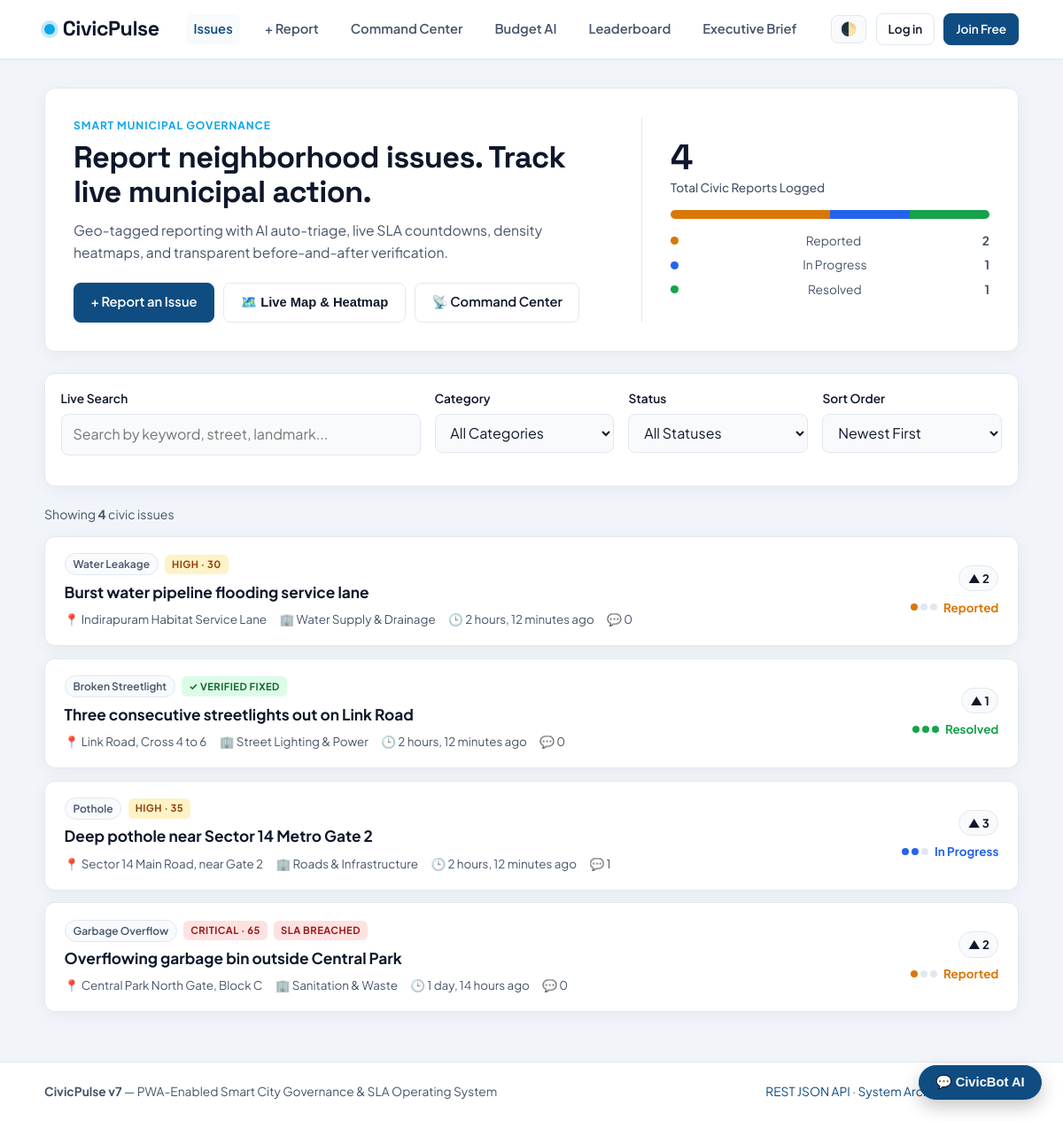
The page / on the database its author committed.
### issues/models.py (models this page shows, shortened)
class Issue(models.Model):
    STATUS_CHOICES = [
        ('reported', 'Reported'),
        ('in_progress', 'In Progress'),
        ('resolved', 'Resolved'),
    ]
    title = models.CharField(max_length=200)
    description = models.TextField()
    location = models.CharField(max_length=255)
    latitude = models.FloatField(null=True, blank=True)
    longitude = models.FloatField(null=True, blank=True)
    photo = models.ImageField(upload_to='issue_photos/', blank=True, null=True)
    resolution_photo = models.ImageField(upload_to='resolution_photos/', blank=True, null=True)
    category = models.ForeignKey(Category, on_delete=models.PROTECT, related_name='issues')
    department = models.ForeignKey(
        Department, on_delete=models.SET_NULL, null=True, blank=True, related_name='issues'
    )
    status = models.CharField(max_length=20, choices=STATUS_CHOICES, default='reported')
    reported_by = models.ForeignKey(User, on_delete=models.CASCADE, related_name='reported_issues')
    upvotes = models.ManyToManyField(User, blank=True, related_name='upvoted_issues')
    citizen_verified = models.BooleanField(default=False)
    created_at = models.DateTimeField(auto_now_add=True)
    due_at = models.DateTimeField(null=True, blank=True)
    resolved_at = models.DateTimeField(null=True, blank=True)
    class Meta:
        ordering = ['-created_at']
    def get_absolute_url(self):
        return reverse('issue_detail', kwargs={'pk': self.pk})
    @property
    def is_overdue(self):
        return bool(self.status != 'resolved' and self.due_at and timezone.now() > self.due_at)
    @property
    def priority_score(self):
        if self.status == 'resolved':
            return 0
        weight = self.category.severity_weight if self.category else 2
        score = (weight * 10) + (self.upvotes.count() * 5)
        if self.is_overdue:
            score += 35
        return score
    @property
    def priority_level(self):
        s = self.priority_score
        if s >= 50:
            return 'critical'
        if s >= 25:
            return 'high'
        return 'normal'

class Category(models.Model):
    name = models.CharField(max_length=80, unique=True)
    department = models.ForeignKey(
        Department, on_delete=models.SET_NULL, null=True, blank=True, related_name='categories'
    )
    sla_hours = models.PositiveIntegerField(default=72, help_text='Target resolution window in hours')
    severity_weight = models.PositiveIntegerField(default=2, help_text='Base urgency multiplier (1-5)')
    class Meta:
        verbose_name_plural = 'Categories'

class Department(models.Model):
    name = models.CharField(max_length=120, unique=True)
    contact_email = models.EmailField()
    officials = models.ManyToManyField(User, blank=True, related_name='departments')

### issues/views.py (the view)
# urls.py: path('', views.home, name='home'),
def home(request):
    base_qs = Issue.objects.select_related('category', 'department').annotate(
        comment_count=Count('comments', distinct=True),
        num_upvotes=Count('upvotes', distinct=True),
    )
    qs, selected, filtering = _filter_issues(request, base_qs)
    total_count = len(qs) if isinstance(qs, list) else qs.count()
    paginator = Paginator(qs, 10)
    page_obj = paginator.get_page(request.GET.get('page'))
    params = request.GET.copy()
    params.pop('page', None)
    context = {
        'page_obj': page_obj,
        'total': total_count,
        'filtering': filtering,
        'selected': selected,
        'categories': Category.objects.all(),
        'statuses': Issue.STATUS_CHOICES,
        'base_url': reverse('home'),
        'qs': params.urlencode(),
        'n_total': Issue.objects.count(),
        'n_reported': Issue.objects.filter(status='reported').count(),
        'n_progress': Issue.objects.filter(status='in_progress').count(),
        'n_resolved': Issue.objects.filter(status='resolved').count(),
    }
    return render(request, 'home.html', context)

### issues/context_processors.py (called while the page is built, shortened)
def nav_badges(request):
    broadcast_msg = cache.get('civicpulse_emergency_broadcast', '')
    if not request.user.is_authenticated:
        return {
            'is_official': False,
            'unread_notifications': [],
            'unread_count': 0,
            'emergency_broadcast': broadcast_msg,
        }

### templates/home.html (shortened to what this page needs)
{% extends "base.html" %}
{% block content %}
<section class="hero-card">
  <div class="hero-left">
    <span class="hero-eyebrow">SMART MUNICIPAL GOVERNANCE</span>
    <h1>Report neighborhood issues. Track live municipal action.</h1>
    <p>Geo-tagged reporting with AI auto-triage, live SLA countdowns, density heatmaps, and transparent before-and-after verification.</p>
    <div class="hero-actions">
      <a class="btn" href="{% url 'report_issue' %}">+ Report an Issue</a>
      <button type="button" class="btn btn--ghost" id="toggle-map-btn" data-geo-url="{% url 'issues_geojson' %}">🗺️ Live Map &amp; Heatmap</button>
      <a class="btn btn--ghost" href="{% url 'command_center' %}">📡 Command Center</a>
    </div>
  </div>
  <div class="hero-right">
    <div class="stat-headline">
      <span class="stat-big">{{ n_total }}</span>
      <span class="stat-sub">Total Civic Reports Logged</span>
    </div>
    <div class="progress-track" aria-hidden="true">
      {% if n_total %}
        <span class="prog-seg prog-seg--reported" style="width:{% widthratio n_reported n_total 100 %}%"></span>
        <span class="prog-seg prog-seg--in_progress" style="width:{% widthratio n_progress n_total 100 %}%"></span>
        <span class="prog-seg prog-seg--resolved" style="width:{% widthratio n_resolved n_total 100 %}%"></span>
      {% endif %}
    </div>
    <ul class="legend-grid">
      <li><span class="dot dot--reported"></span>Reported <strong>{{ n_reported }}</strong></li>
      <li><span class="dot dot--in_progress"></span>In Progress <strong>{{ n_progress }}</strong></li>
      <li><span class="dot dot--resolved"></span>Resolved <strong>{{ n_resolved }}</strong></li>
    </ul>
  </div>
</section>
<form class="filters filters--home" method="get" action="{% url 'home' %}"
      data-live-filter data-endpoint="{% url 'issue_search' %}" data-target="#issue-results">
  <div class="field field--search">
    <label for="f-q">Live Search</label>
    <input id="f-q" type="search" name="q" value="{{ selected.q }}" placeholder="Search by keyword, street, landmark...">
  </div>
  <div class="field">
    <label for="f-cat">Category</label>
    <select id="f-cat" name="category">
      <option value="">All Categories</option>
    </select>
  </div>
  <div class="field">
    <label for="f-status">Status</label>
    <select id="f-status" name="status">
      <option value="">All Statuses</option>
    </select>
  </div>
  <div class="field">
    <label for="f-sort">Sort Order</label>
    <select id="f-sort" name="sort">
      <option value="recent" {% if selected.sort == 'recent' %}selected{% endif %}>Newest First</option>
    </select>
  </div>
</form>
<div id="issue-results" aria-live="polite">
  {% include "issues/_issue_list.html" %}
</div>
{% endblock %}

### templates/issues/_issue_list.html (shortened to what this page needs)
<p class="result-count">Showing <strong>{{ total }}</strong> civic issue{{ total|pluralize }}{% if filtering %} matching filters{% endif %}</p>
{% if page_obj.object_list %}
  <div class="cards-stack">
    {% for issue in page_obj %}
      <article class="issue-card">
        <div class="issue-card-main">
          <div class="issue-card-top">
            <span class="cat-pill">{{ issue.category.name }}</span>
            {% if issue.priority_level == 'critical' %}
              <span class="badge badge--overdue">CRITICAL · {{ issue.priority_score }}</span>
            {% elif issue.priority_level == 'high' %}
              <span class="badge badge--high">HIGH · {{ issue.priority_score }}</span>
            {% endif %}
            {% if issue.is_overdue %}
              <span class="badge badge--overdue">SLA BREACHED</span>
            {% endif %}
            {% if issue.citizen_verified %}
              <span class="badge badge--verified">✓ VERIFIED FIXED</span>
            {% endif %}
          </div>
          <a class="issue-card-title" href="{{ issue.get_absolute_url }}">{{ issue.title }}</a>
          <div class="issue-card-meta">
            <span>📍 {{ issue.location }}</span>
            <span>🏢 {{ issue.department.name|default:"General" }}</span>
            <span>🕒 {{ issue.created_at|timesince }} ago</span>
            <span>💬 {{ issue.comment_count }}</span>
          </div>
        </div>
        <div class="issue-card-right">
          <span class="upvote-pill">▲ {{ issue.num_upvotes }}</span>
          <div class="issue-status">
            <span class="lane lane--{{ issue.status }}" aria-hidden="true"><i></i><i></i><i></i></span>
            <span class="status-text status-text--{{ issue.status }}">{{ issue.get_status_display }}</span>
          </div>
        </div>
      </article>
    {% endfor %}
  </div>
{% else %}
  <div class="empty">
    <p>No civic issues match your search filters.</p>
  </div>
{% endif %}

### rows shown on the page
Issue: category.name "Water Leakage", priority_score "30", title "Burst water pipeline flooding service lane", location "Indirapuram Habitat Service Lane", department.name "Water Supply & Drainage", created_at "2 hours, 12 minutes", comment_count "0", num_upvotes "2", status "Reported"
Issue: category.name "Broken Streetlight", citizen_verified "✓ VERIFIED FIXED", title "Three consecutive streetlights out on Link Road", location "Link Road, Cross 4 to 6", department.name "Street Lighting & Power", created_at "2 hours, 12 minutes", comment_count "0", num_upvotes "1", status "Resolved"
Issue: category.name "Pothole", priority_score "35", title "Deep pothole near Sector 14 Metro Gate 2", location "Sector 14 Main Road, near Gate 2", department.name "Roads & Infrastructure", created_at "2 hours, 12 minutes", comment_count "1", num_upvotes "3", status "In Progress"
Issue: category.name "Garbage Overflow", priority_score "65", shows "SLA BREACHED", title "Overflowing garbage bin outside Central Park", location "Central Park North Gate, Block C", department.name "Sanitation & Waste", created_at "1 day, 14 hours", comment_count "0", num_upvotes "2", status "Reported"

### other values the page prints
{{ n_total }} "4"
{{ n_reported }} "2"
{{ n_progress }} "1"
{{ n_resolved }} "1"
{{ total }} "4"
